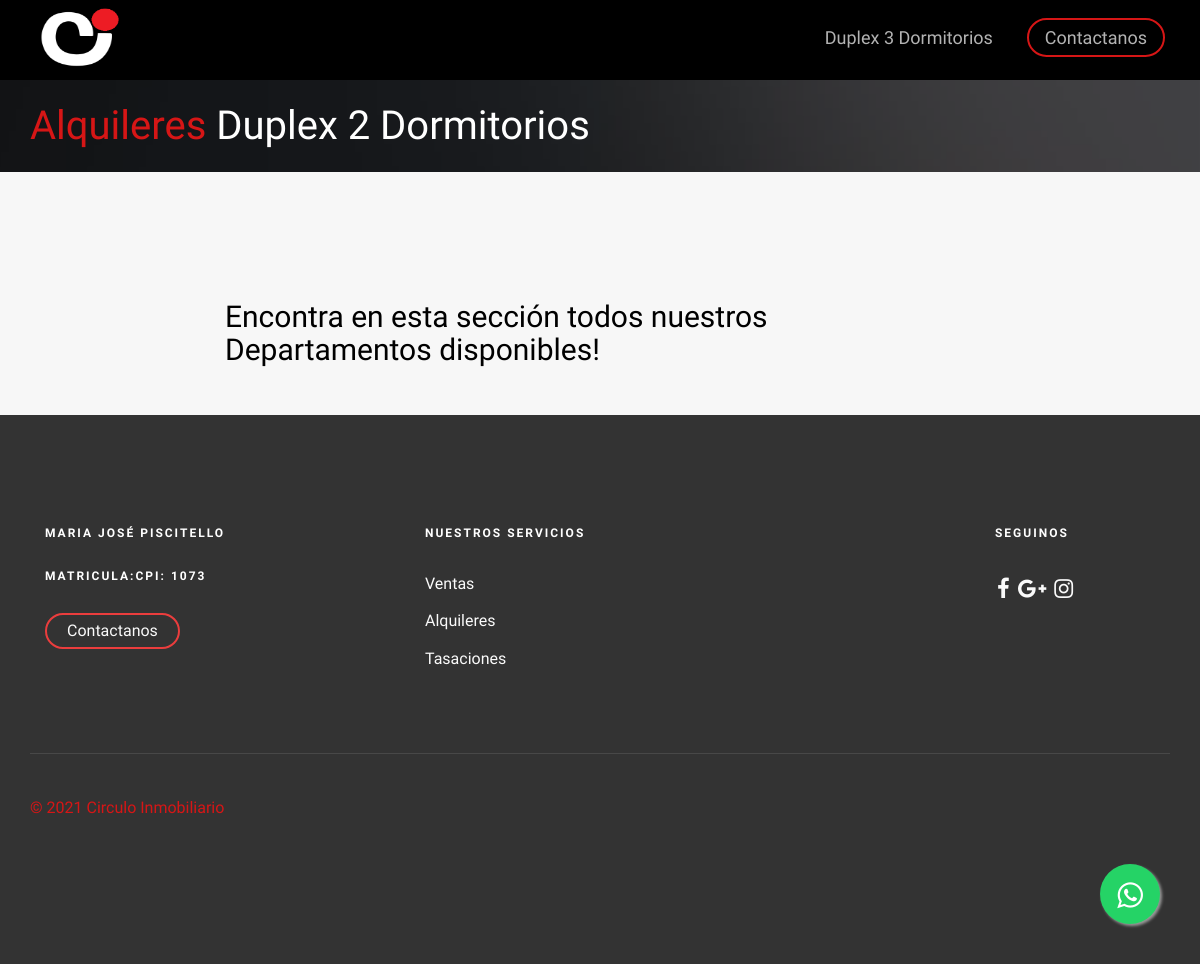
The app's page /alquileres/alqui_duplexdosdormi/, older data.
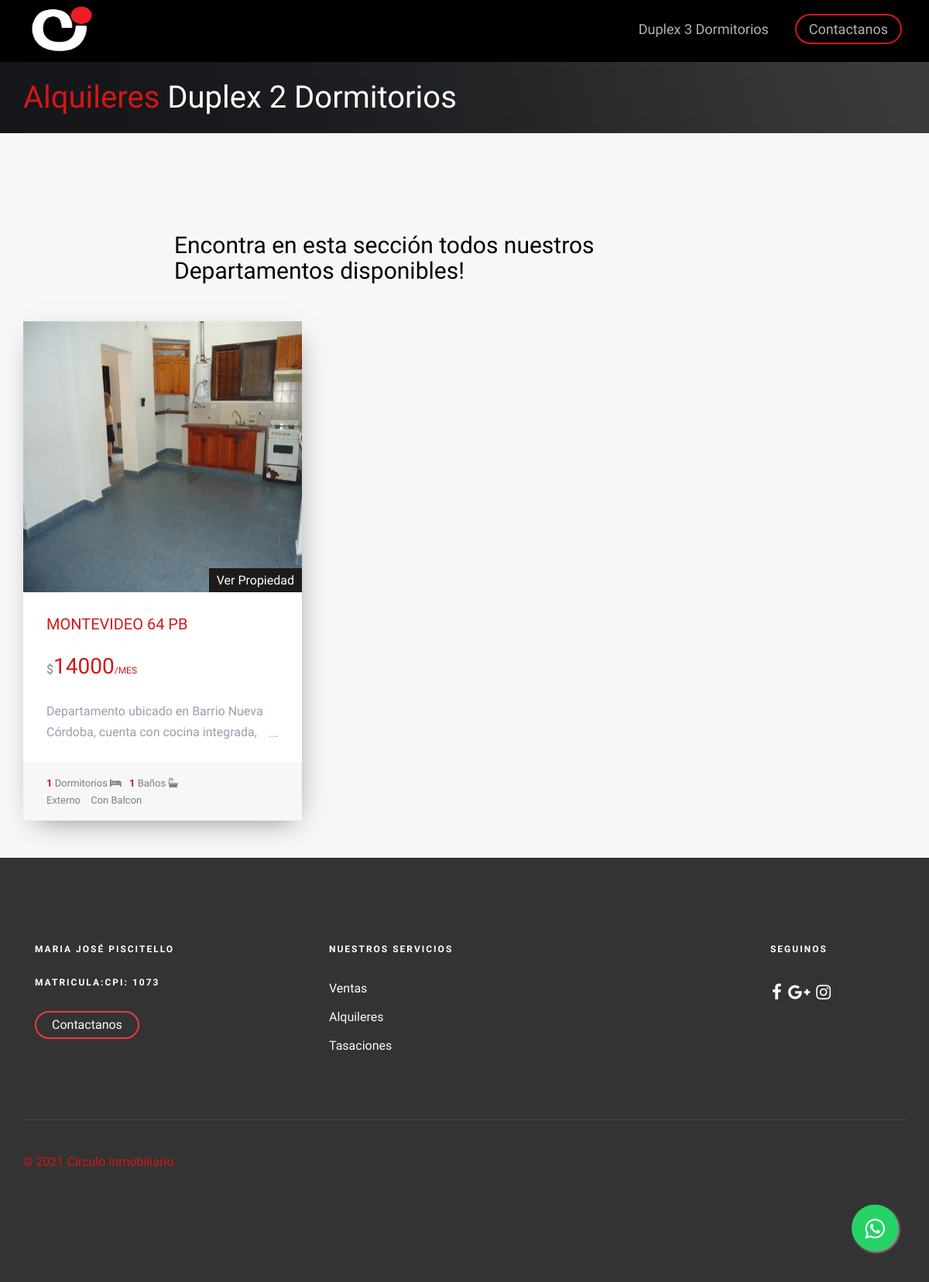
The same page, newer data.
### Alquileres/models.py (models this page shows, shortened)
class PostImagenes(models.Model):
    post= models.ForeignKey(PostAlquiler, default =None ,on_delete=models.CASCADE)
    image = models.ImageField(upload_to ="Imagenes",verbose_name="Imagenes")
    class Meta:
        verbose_name="Agregar una Imagen"
        verbose_name_plural="Agregar mas Imagenes"

class PostAlquiler(models.Model):
    balcon=(('Con Balcon','Con Balcon'),('',''))
    balcon = models.CharField(max_length=100, choices = balcon,default="Con Balcon", null=True, blank=True)
    frente= (('Externo','Externo'),('Contrafrente','Contrafrente'))
    frente = models.CharField(max_length=100,choices=frente, default = "Externo")
    title=  models.CharField(max_length=200, verbose_name="Titulo ")
    content = models.TextField(verbose_name="Contenido",max_length=800,)
    imagen = models.ImageField(verbose_name="Imagen", blank =True ,null =True,upload_to="Alquileres")
    price = models.IntegerField(verbose_name="Precio")
    ambientes = models.IntegerField(verbose_name="Dormitorios o Ambientes",blank =True ,null =True)
    superficie= models.IntegerField(verbose_name="Superficie (locales u oficinas)",blank =True,null =True )
    baños= models.IntegerField(verbose_name="Baños",blank = True,null =True)
    plantas= models.IntegerField(verbose_name="Plantas (locales u oficinas)", blank = True,null =True)
    autor = models.ForeignKey(User,verbose_name="Autor", on_delete=models.CASCADE)
    categories= models.ManyToManyField(Category, verbose_name="Categoria")
    created = models.DateTimeField(auto_now_add=True, verbose_name="Creado")
    updated = models.DateTimeField(auto_now=True, verbose_name="Editado")
    class Meta:
            verbose_name="Publicacion"
            verbose_name_plural="Plublicaciones"
            ordering= ["-created"]

### Alquileres/views.py (the view)
# urls.py: path('alqui_duplexdosdormi/', views.alqui_duplexdosdormi ,name ="alqui_duplexdosdormi"),
def alqui_duplexdosdormi(request):
    duplexdosdormis= PostAlquiler.objects.filter(categories=Category.objects.get(nombre="Duplex 2 Dormitorios"))
    return render(request,'Alquileres/alqui_duplexdosdormi.html',{'duplexdosdormis': duplexdosdormis})

### Alquileres/templates/Alquileres/alqui_duplexdosdormi.html (shortened to what this page needs)
{% extends 'App1/base.html'%} {% load static %} {% block header %}
<div id="fh5co-page">
    <header id="fh5co-header" role="banner">
        <div class="container">
            <div class="row">
                <div class="header-inner">
                    <span class="rounded-circle">
				  		<span class="rounded-circle">
                            <span class="rounded-circle"><a href="{% url 'inicio' %}"><img src="{% static 'Appp1/images/1_negro.png' %}" style="margin-top: 8px" width="90px" height="60px"> </img>
				  </span>
                    </span>
                    <nav role="navigation">
                        <ul>
                            <li><a href="{% url 'alqui_duplextresdormi' %}">Duplex 3 Dormitorios </a></li>
                            <li class="cta"><a href="{% url 'contacto' %}">Contactanos</a></li>
                        </ul>
                    </nav>
                </div>
            </div>
        </div>
    </header>
    {% endblock %} {% block content %}
    <div class="fh5co-page-title" style="background-image: url({% static 'Appp1/images/slide_6.jpg'%});">
        <div class="overlay"></div>
        <div class="container">
            <div class="row">
                <div class="col-md-12 animate-box">
                    <h1><a href="{% url 'alquiler' %}" style="text-decoration:none">Alquileres</a></span> Duplex 2 Dormitorios</h1>
                </div>
            </div>
        </div>
    </div>
    <div id="best-deal">
        <div class="container">
            <div class="row">
                <div class="col-md-8 col-md-offset-2 text-center fh5co-heading animate-box" data-animate-effect="fadeIn">
                    <h2>Encontra en esta sección todos nuestros Departamentos disponibles!</h2>
                </div>
                {% for duplexdosdormi in duplexdosdormis %}
                <div class="col-md-4 item-block animate-box" data-animate-effect="fadeIn">
                    <div class="fh5co-property">
                        <figure>
                            <div id="carouselExampleControls" class="carousel slide" data-ride="carousel">
                                <div class="carousel-inner">
                                    {% for pi in duplexdosdormi.postimagenes_set.all %}
                                    <div class="item {% if forloop.first %} active {% endif %}">
                                        <img class="carousel-inner" src="{{pi.image.url}}" alt="First slide">
                                    </div>
                                    {% endfor %}
                                </div>
                            </div>
                            <a href="{% url 'article' duplexdosdormi.id  %}" class="tag"> Ver Propiedad</a>
                        </figure>
                        <div class="fh5co-property-innter">
                            <h3><a href="{% url 'article' duplexdosdormi.id  %}">{{duplexdosdormi.title}}</a></h3>
                            <div class="price-status">
                                <span class="per">$</span><span class="price">{{duplexdosdormi.price}}<span class="per">/Mes</span></span>
                            </div>
                            <div class="property-content-wrapper">
                                <p>{{duplexdosdormi.content}} </p>
                            </div>
                        </div>
                        <p class="fh5co-property-specification">
                            <span><strong>{{duplexdosdormi.ambientes}} </strong> Dormitorios  <i class="fa fa-bed"></i></i></span><span><strong>{{duplexdosdormi.baños}}</strong> Baños  <i class="fa fa-bath"></i></span>
                            <br><span>{{duplexdosdormi.frente}}</span>
                            <span>   {% if duplexdosdormi.balcon %} {{duplexdosdormi.balcon}} {% endif %} </span>
                        </p>
                    </div>
                </div>
                {% endfor %}
            </div>
        </div>
        {% endblock %}

Row changes from the older to the newer data that the page shows:
added PostAlquiler: title "MONTEVIDEO 64 PB", price "14000", content "Departamento ubicado en Barrio Nueva Córdoba, cuenta con cocina integrada,…", ambientes "1", baños "1", frente "Externo", balcon "Con Balcon"
added PostImagenes: image (picture)
